Frame 1 (no input): blank canvas, image omitted
Frame 60 (the mouse pressed at the canvas centre just before this capture): blank canvas, image omitted
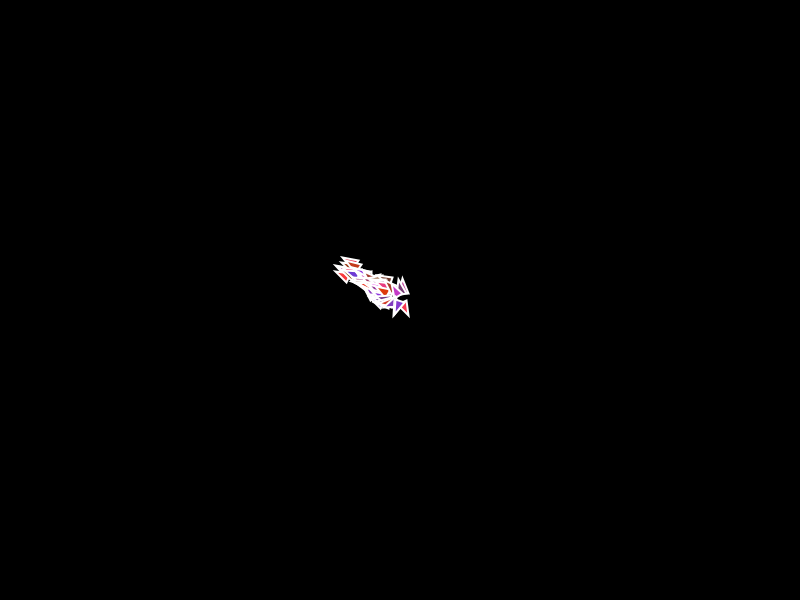
Frame 120 (the mouse held since frame 60 and released just before this capture)

The Processing sketch whose frames 1 and 60 were blank and that drew this single picture after the mouse press (run headless with seeded random() and noise(); from frame 60 on, the mouse is pressed at the canvas centre):

// Processing sketch: ejemploCohesion
// ── ejemploCohesion.pde
ArrayList<Vehicle> vehicles;

void setup() {
  size(800, 600);
  vehicles = new ArrayList();
  background(0);
}

void draw() {
  background(0);
  for (Vehicle v : vehicles) {
    v.align(vehicles);
    v.separate(vehicles);
    v.cohere(vehicles);
    v.update();
    v.borders();
    v.display();
  }
  if (mousePressed) {
    Vehicle v = new Vehicle(mouseX, mouseY, PVector.random2D(), 1, 0.1);
    vehicles.add(v);
  }
}
// ── Vehicle.pde
class Vehicle {
  PVector pos;
  PVector vel;
  PVector acc;
  float mass = 1;
  float r = 5;
  float maxSpeed;
  float maxForce;
  float alignmentDistance;
  float alignmentRatio;
  float separationDistance;
  float separationRatio;
  float cohesionDistance;
  float cohesionRatio;

  color c;
  boolean debug = true;

  Vehicle(float x, float y, PVector vel, float maxSpeed, float maxForce) {
    pos = new PVector(x, y);
    this.vel = vel;
    acc = new PVector(0, 0);
    this.maxSpeed = maxSpeed;
    this.maxForce = maxForce;
    separationDistance = 40;
    alignmentDistance = 50;
    cohesionDistance = 100;
    c = color(random(100, 255), 58, random(0, 255));
  }
  void update() {
    vel.add(acc);
    vel.limit(maxSpeed);
    pos.add(vel);
    acc.mult(0);
  }
  void applyForce(PVector force) {
    PVector f = PVector.div(force, mass);
    acc.add(f);
  }
  void seek(PVector target) {
    PVector desired = PVector.sub(target, pos);
    desired.setMag(maxSpeed);
    PVector steering = PVector.sub(desired, vel);
    steering.limit(maxForce);
    applyForce(steering);
  }
  void display() {
    float ang = vel.heading();
    stroke(255);
    strokeWeight(2);
    fill(c);
    pushMatrix();
    translate(pos.x, pos.y);
    rotate(ang);
    beginShape();
    vertex(r * 3, 0);
    vertex(0, -r);
    vertex(0, r);
    endShape(CLOSE);
    popMatrix();
  }
  void borders() {
    pos.x = (pos.x + width) % width;
    pos.y = (pos.y + height) % height;
  }
  void align(ArrayList<Vehicle> vehicles) {
    PVector average = new PVector(0, 0);
    int count = 0;
    for (Vehicle v : vehicles) {
      float d = PVector.dist(pos, v.pos);
      if (this != v && d < alignmentDistance) {
        average.add(v.vel);
        count++;
      }
    }
    if (count > 0) {
      average.div(count);
      average.normalize();
      //average.mult(alignmentRatio);
      average.limit(maxForce);
      println("Align: " + average.mag());
      applyForce(average);
    }
  }
  void separate(ArrayList<Vehicle> vehicles) {
    PVector average = new PVector(0, 0);
    int count = 0;
    for (Vehicle v : vehicles) {
      float d = PVector.dist(pos, v.pos);
      if (this != v && d < separationDistance) {
        PVector difference = PVector.sub(pos, v.pos);
        difference.normalize();
        difference.div(d);
        average.add(difference);
        count++;
      }
    }
    if (count > 0) {
      average.div(count);
      average.limit(maxForce);
      println("Separation: " + average.mag());
      applyForce(average);
    }
  }
  void cohere(ArrayList<Vehicle> vehicles) {
    PVector center = new PVector(0, 0);
    int count = 0;
    for (Vehicle v : vehicles) {
      float d = PVector.dist(pos, v.pos);
      if (this != v && d < cohesionDistance) {
        center.add(v.pos);
        count++;
      }
    }
    if (count > 0) {
      center.div(count);
      PVector force = center.sub(pos);
      force.limit(maxForce);
      println("Cohesion: " + force.mag());
      applyForce(force);
    }
  }
}
